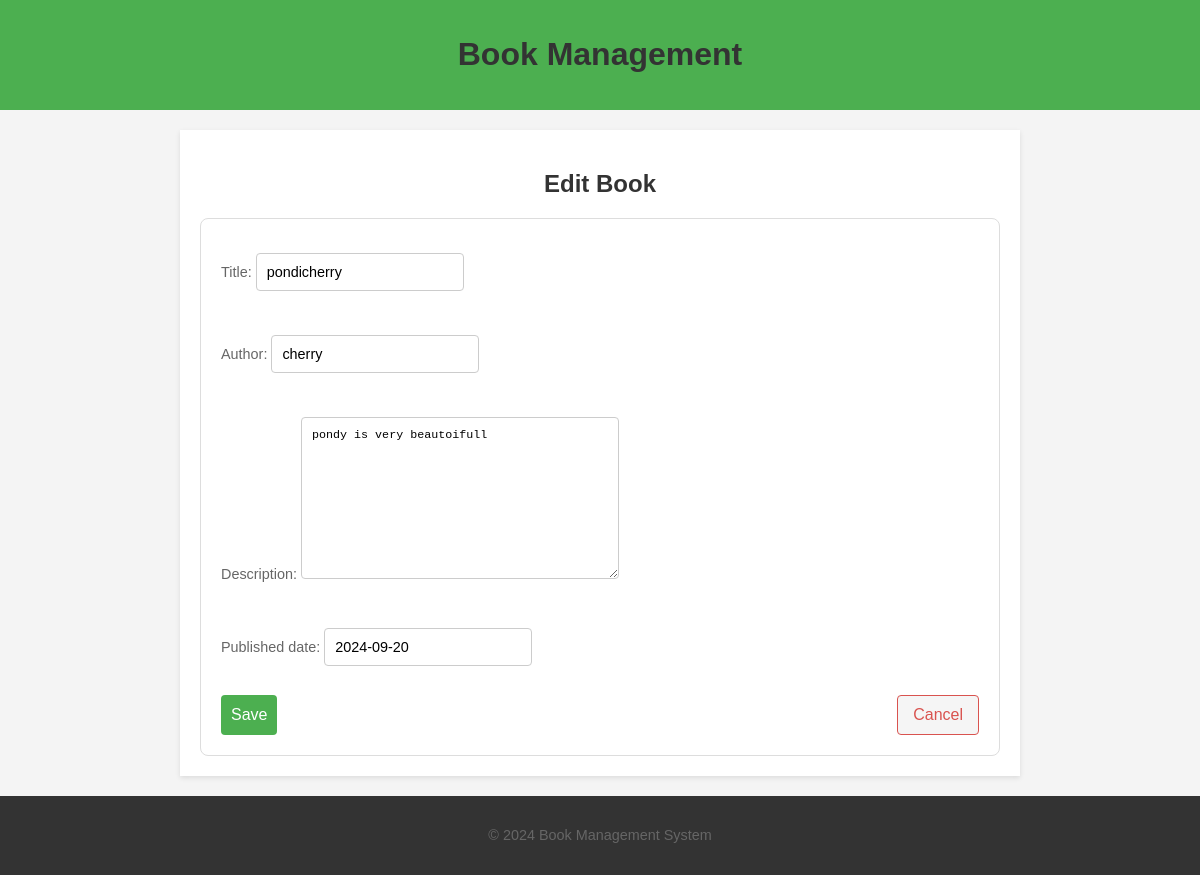
The app's page /book/1/edit with its own data.
### books/models.py (models this page shows, shortened)
class Book(models.Model):
    title = models.CharField(max_length = 200)
    author = models.CharField(max_length = 100)
    description = models.TextField()
    published_date = models.DateField()

### books/views.py (the view)
# urls.py: path('book/<int:pk>/edit',views.BookUpdateView.as_view(),name='book_update'),
class BookUpdateView(UpdateView):
    model =Book
    template_name = 'book_form.html'
    fields = ['title','author','description','published_date']
    success_url = reverse_lazy('book_list')

### templates/book_form.html (shortened to what this page needs)
<!DOCTYPE html>
<html lang="en">
<head>
</head>
<body>
    <header>
        <h1>Book Management</h1>
    </header>
    <main>
        <h2>{% if object %} Edit Book {% else %} New Book {% endif %}</h2>
        <form method="post">
            {{ form.as_p }}
            <div class="form-actions">
                <button type="submit">Save</button>
                <a href="{% url 'book_list' %}">Cancel</a>
            </div>
        </form>
    </main>
    <footer>
        <p>&copy; 2024 Book Management System</p>
    </footer>
</body>
</html>

### templates/book_form.html (style rules this page uses)
body { font-family: Arial, sans-serif; background-color: #f4f4f4; margin: 0; padding: 0; }
header { background-color: #4CAF50; color: white; padding: 15px; text-align: center; }
main { max-width: 800px; margin: 20px auto; background-color: white; padding: 20px; box-shadow: 0 2px 5px rgba(0, 0, 0, 0.1); }
h1, h2 { text-align: center; color: #333; }
a { color: #4CAF50; text-decoration: none; }
p { color: #666; font-size: 0.9em; line-height: 1.4; }
footer { text-align: center; padding: 15px 0; background-color: #333; color: white; }
form { display: flex; flex-direction: column; gap: 15px; background-color: #fff; padding: 20px; border: 1px solid #ddd; border-radius: 8px; }
form input, form select, form textarea { padding: 10px; border-radius: 4px; border: 1px solid #ccc; font-size: 1em; }
form button { padding: 10px; background-color: #4CAF50; color: white; border: none; border-radius: 4px; cursor: pointer; font-size: 1em; }
.form-actions { display: flex; justify-content: space-between; }
.form-actions a { color: #d9534f; text-decoration: none; padding: 10px 15px; background-color: #f5f5f5; border: 1px solid #d9534f; border-radius: 4px; }

### records on screen
Book: title "pondicherry", author "cherry", description "pondy is very beautoifull", published_date "2024-09-20"
